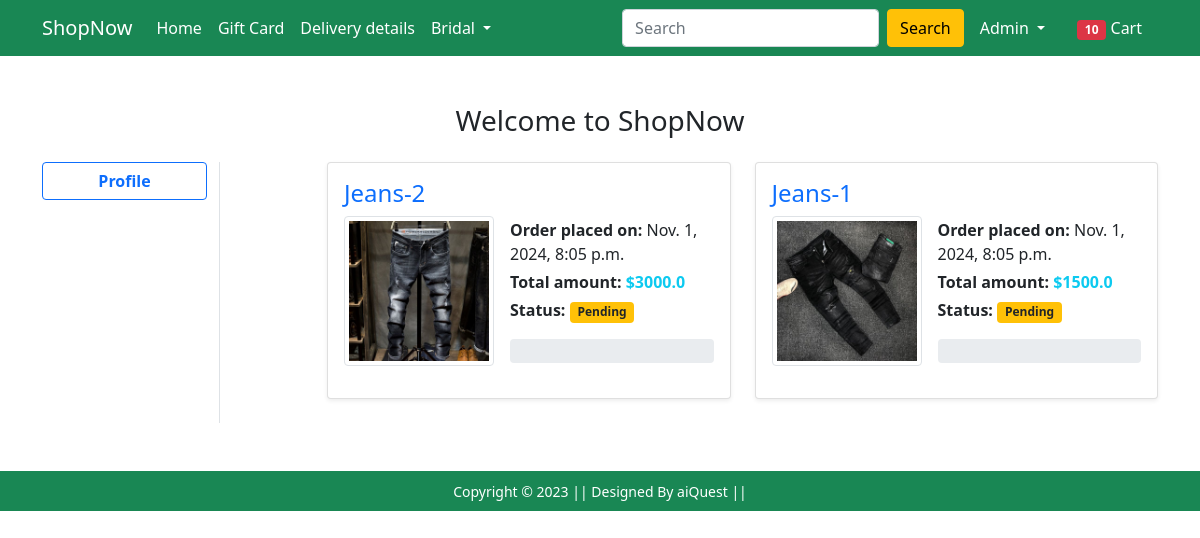
/orders/ (signed in), run on an earlier commit of the app's database.
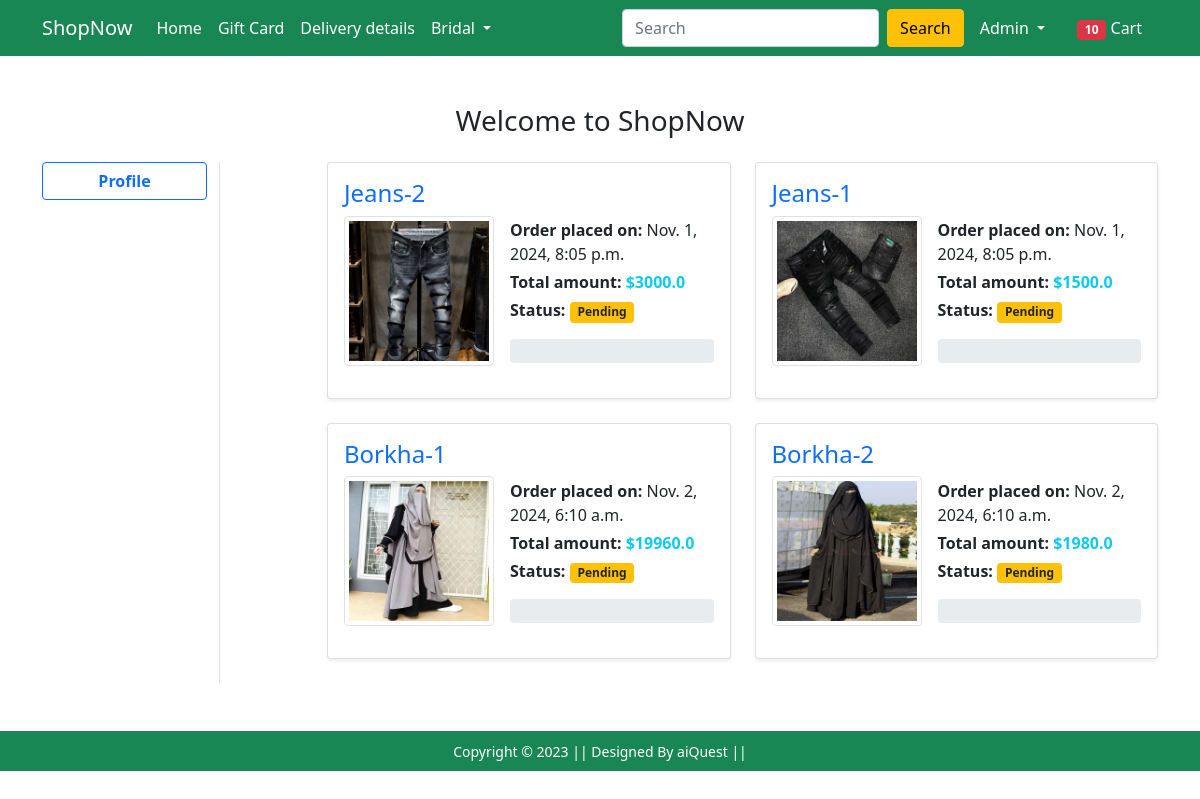
And on a later commit of the database.
### Shop/models.py (models this page shows, shortened)
class OrderPlaced(models.Model):
    user = models.ForeignKey(User, on_delete=models.CASCADE)
    customer = models.ForeignKey(Customer, on_delete=models.CASCADE)
    product = models.ForeignKey(Product, on_delete=models.CASCADE)
    quantity = models.PositiveIntegerField(default=1)
    ordered_date = models.DateTimeField(auto_now_add=True)
    status = models.CharField(max_length=50, choices=STATUS_CHOICE, default='Pending')
    @property
    def total_price(self):
        return self.quantity * self.product.discounted_price
    def get_status_progress(self):
        status_progress = {
            'Accepted': 25,
            'Packed': 50,
            'On the Way': 75,
            'Delivered': 100,
            'Cancel': 0
        }
        return status_progress.get(self.status, 0)

class Product(models.Model):
    title = models.CharField(max_length=100)
    selling_price = models.FloatField()
    discounted_price = models.FloatField()
    description = models.TextField()
    brand = models.CharField(max_length=100)
    category = models.CharField(choices=CATEGORY_CHOICES,max_length=2)
    product_image = models.ImageField(upload_to='productimg')

### Shop/views.py (the view)
# urls.py: path('orders/', views.orders, name='orders'),
def orders(request):
    all_products_user = OrderPlaced.objects.filter(user=request.user)
    return render(request, 'Shop/orders.html' , {"a":all_products_user})

### Shop/templates/Shop/orders.html (shortened to what this page needs)
{% extends 'Shop/base.html' %}
{% load static %}
{% block main-content %}
<div class="container my-5">
    <h3 class="text-center mb-4 d-block ml-2">Welcome to ShopNow</h3>
    <div class="row">
        <div class="col-sm-2 border-end">
            <ul class="list-unstyled">
                <li class="d-grid mb-3">
                    <a href="{% url 'profule' %}" class="btn btn-outline-primary fw-bold">Profile</a>
                </li>
            </ul>
        </div>
        <div class="col-sm-9 offset-sm-1">
            <div class="row">
                {% for i in a %}
                <div class="col-md-6 mb-4">
                    <div class="card shadow-sm hover-shadow">
                        <div class="card-body">
                            <h4 class="card-title text-primary">{{ i.product.title }}</h4>
                            <div class="d-flex align-items-center mb-3">
                                <img src="{{ i.product.product_image.url }}" width="150px" height="150px" class="img-thumbnail me-3" alt="{{ i.product.title }}">
                                <div>
                                    <p class="mb-1"><strong>Order placed on:</strong> {{ i.ordered_date }}</p>
                                    <p class="mb-1"><strong>Total amount:</strong> <span class="text-info fw-bold">${{ i.total_price }}</span></p>
                                    <p class="mb-1"><strong>Status:</strong> <span class="badge bg-warning text-dark">{{ i.status }}</span></p>
                                    <div class="progress mt-3">
                                    </div>
                                </div>
                            </div>
                        </div>
                    </div>
                </div>
                {% empty %}
                <p class="text-muted">No orders found.</p>
                {% endfor %}
            </div>
        </div>
    </div>
</div>
{% endblock main-content %}

### Shop/templates/Shop/base.html (shortened to what this page needs)
<!doctype html>
{% load static %}
<html lang="en">
<head>
    <link href="https://cdn.jsdelivr.net/npm/bootstrap@5.0.0-beta1/dist/css/bootstrap.min.css" rel="stylesheet"
>
    <link rel="stylesheet" href="{% static 'Shop/css/owl.carousel.min.css' %}">
    <link rel="stylesheet" href="{% static 'Shop/css/all.min.css' %}">
    <link rel="stylesheet" href="{% static 'Shop/css/style.css' %}">
    <link rel="stylesheet" href="{% static 'Shop/css/order.css' %}">
</head>
<body>
    <nav class="navbar navbar-expand-lg navbar-dark bg-success">
        <div class="container">
            <a class="navbar-brand" href="/">ShopNow</a>
            <div class="collapse navbar-collapse" id="navbarSupportedContent">
                <ul class="navbar-nav me-auto mb-2 mb-lg-0">
                    <li class="nav-item">
                        <a class="nav-link active" aria-current="page" href="/">Home</a>
                    </li>
                    <li class="nav-item">
                        <a class="nav-link active" aria-current="page" href="#">Gift Card</a>
                    </li>
                    <li class="nav-item">
                        <a class="nav-link active" aria-current="page" href="#">Delivery details</a>
                    </li>
                    <li class="nav-item dropdown">
                        <a class="nav-link dropdown-toggle text-white" href="#" id="electronicsDropdown" role="button"
                            data-bs-toggle="dropdown" aria-expanded="false">
                            Bridal
                        </a>
                    </li>
                </ul>
                <form class="d-flex">
                    <input class="form-control me-2" type="search" placeholder="Search" aria-label="Search">
                    <button class="btn btn-warning" type="submit">Search</button>
                </form>
                <div>
                    <ul class="navbar-nav me-auto mb-2 mb-lg-0">
                        {% if request.user.is_authenticated %}
                        <li class="nav-item dropdown mx-2">
                            <a class="nav-link dropdown-toggle text-white" href="#" id="profileDropdown" role="button"
                                data-bs-toggle="dropdown" aria-expanded="false">
                                {{request.user.username|capfirst}}
                            </a>
                        </li>
                        <li class="nav-item mx-2">
                            <a href="{% url 'showcart' %}" class="nav-link text-white"><span
                                    class="badge bg-danger">10</span> Cart </a>
                        </li>
                        {% endif %}
                    </ul>
                </div>
            </div>
        </div>
    </nav>
    {% block main-content %} {% endblock main-content %}
    <footer class="container-fluid bg-success text-center p-2 mt-5">
        <small class="text-white">Copyright &copy; 2023 || Designed By aiQuest || </small>
    </footer>
</body>
</html>

### Shop/templates/Shop/orders.html (style rules this page uses)
.hover-shadow { transition: box-shadow 0.3s ease; }
.progress { height: 1.5rem; }

What changed in the data, as far as the page shows it:
added OrderPlaced: product "Borkha-1", product.product_image (picture), ordered_date "Nov. 2, 2024, 6:10 a.m.", total_price "19960.0", status "Pending"
added OrderPlaced: product "Borkha-2", product.product_image (picture), ordered_date "Nov. 2, 2024, 6:10 a.m.", total_price "1980.0", status "Pending"
